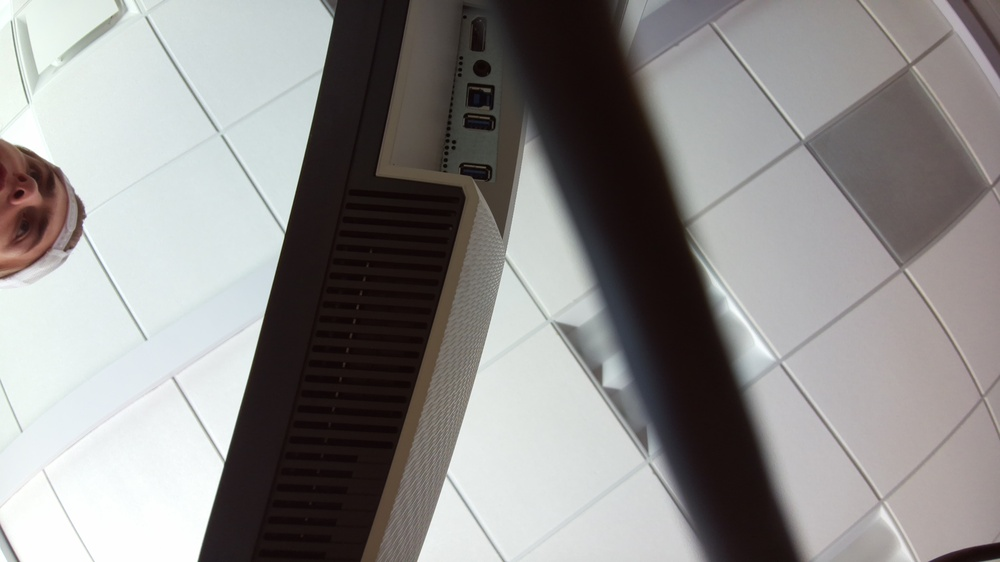
#> input picture ImageProcessing/parking_lot_pic.jpg, 1000 x 562 px, shrunk from 4608 x 2592 before the run, found by its file name
$ python main.py
#> lines starting #> are read from the running program, lines starting #| are printed output that depends on the picture; after the words box and inside, x2 and y2 are one past the last pixel; in counts of white or black regions, pixels touching at a corner belong together
### ImageProcessing/setup.py
import cv2
import pickle
import numpy as np
import os

filepath = 'ImageProcessing/parking_lot_pic.jpg'
points = []

# [61 lines left out: functions mark_points, draw_polygons, set_spots, show_spots, not called in this run]

def grab_pic(filepath):
#> in main, img is the input picture: shape (562, 1000, 3); mean B, G, R 138.8, 139.9, 141.9
    result = os.system(f"libcamera-still -o {filepath}")
    if result != 0:
        print_error("Failed to capture image with libcamera-still.")

# [41 lines left out: functions print_error, print_success, print_welcome, setup, not called in this run]


# [9 lines that do not run on import are left out]

### ImageProcessing/main.py
import cv2
import pickle
import cvzone
import numpy as np
import time
from setup import *

def check_parking_space(img, proc_img, poly):
    spaces = 0
    for polygon in poly:
        pts = np.array(polygon, np.int32)
        pts = pts.reshape((-1, 1, 2))

        # Find the bounding rectangle around the polygon
        x, y, w, h = cv2.boundingRect(pts)

        # Crop the original image using the bounding box
        cropped_img = proc_img[y:y+h, x:x+w]

        # Create an empty mask
        mask = np.zeros_like(cropped_img)

        # Fill the polygon with white color (255) on the mask
        cv2.fillPoly(mask, [pts - (x, y)], (255, 255, 255))

        # Apply the mask to the cropped image using bitwise AND operation
        cropped_img = cv2.bitwise_and(cropped_img, mask)

        count = cv2.countNonZero(cropped_img)
        cvzone.putTextRect(img, str(count), (x + int(w/2.5), y + h - 5), scale=2, thickness=1, offset=2)

        if count < 1000:
            color = (0, 255, 0)
            thickness = 5
            spaces += 1
        else:
            color = (0, 0, 255)
            thickness = 2
        cv2.polylines(img, [pts], True, color, thickness)

    counter = str(spaces) + "/" + str(len(poly))
    h, w = img.shape[:2]
    cvzone.putTextRect(img, counter, (w//2, 50), scale=3)

    return counter

def process_image(img):
    imgGray = cv2.cvtColor(img, cv2.COLOR_BGR2GRAY)
    imgBlur = cv2.GaussianBlur(imgGray, (3, 3), 1)
    imgThreshold = cv2.adaptiveThreshold(
        imgBlur, 255, cv2.ADAPTIVE_THRESH_GAUSSIAN_C, cv2.THRESH_BINARY_INV, 25, 16)
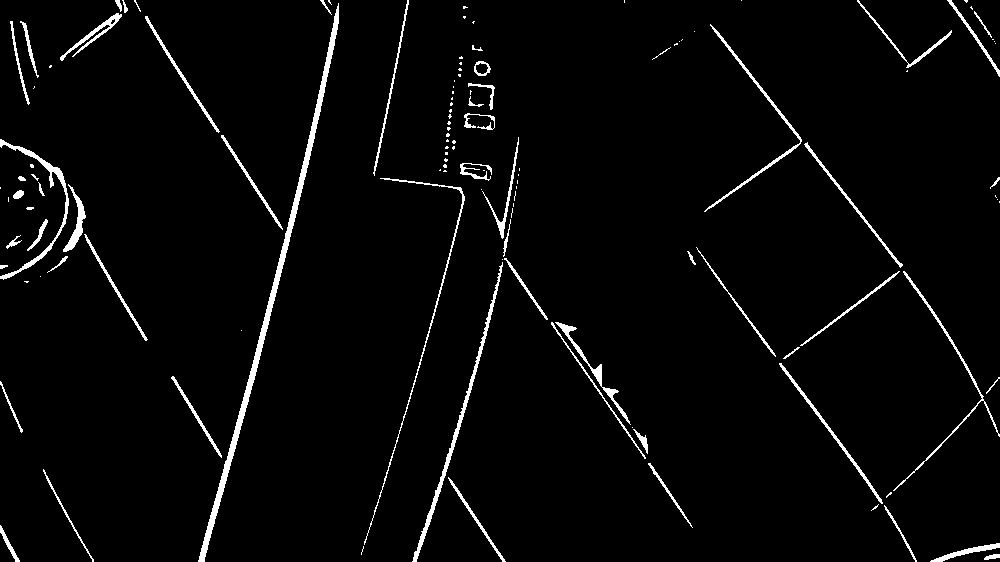
#> imgThreshold: shape (562, 1000); 3.1% white; 125 white regions (67 under 20 px), largest, box (x1, y1, x2, y2) and area: (198, 3, 339, 562) 3255, (412, 262, 503, 562) 1173, (0, 139, 69, 280) 875
    imgMedian = cv2.medianBlur(imgThreshold, 7)
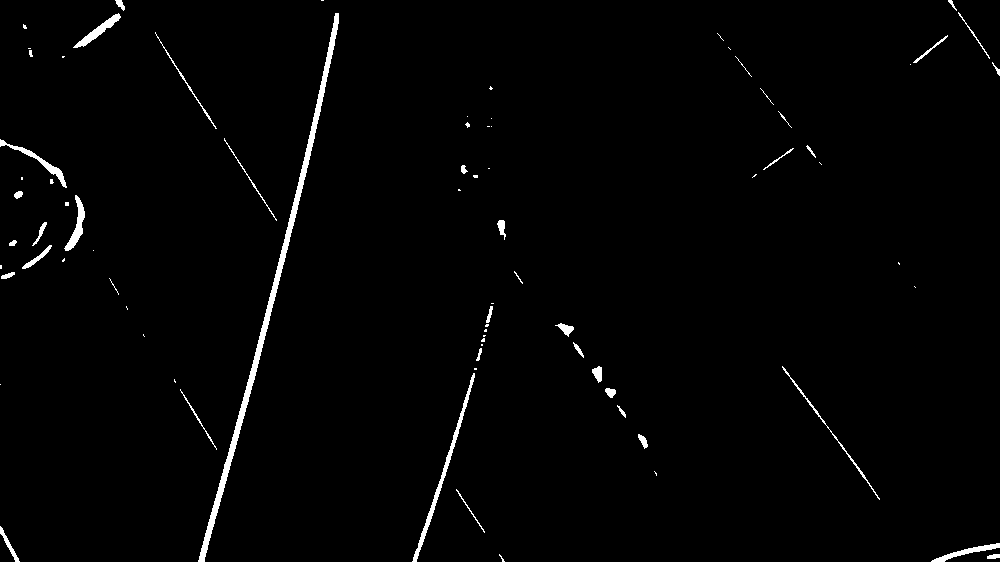
#> imgMedian: shape (562, 1000); 1.5% white; 80 white regions (41 under 20 px), largest, box (x1, y1, x2, y2) and area: (198, 13, 339, 562) 3234, (412, 373, 475, 562) 786, (0, 139, 67, 188) 404
    kernel = np.ones((3, 3), np.int8)
    imgDilate = cv2.dilate(imgMedian, kernel, iterations=2)
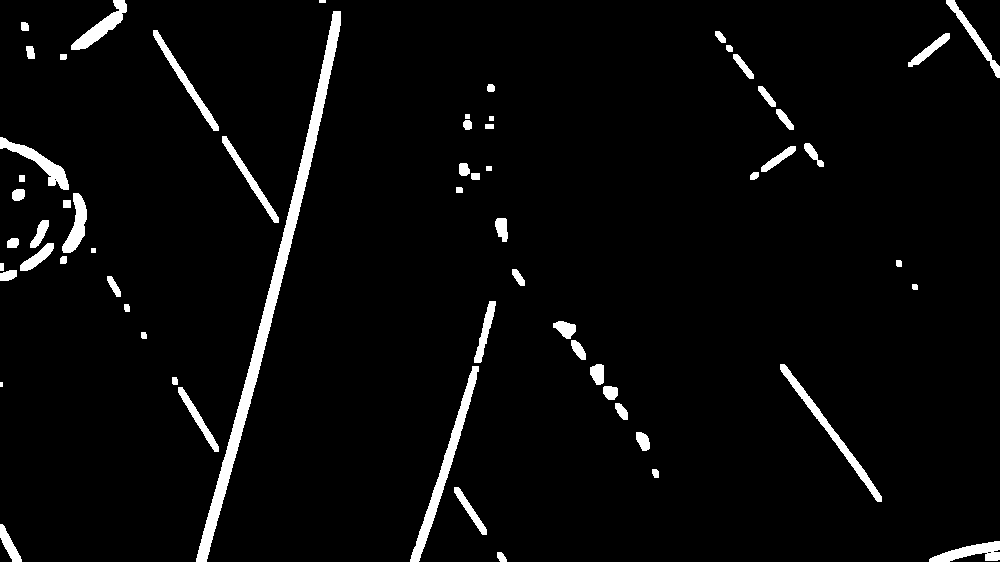
#> imgDilate: shape (562, 1000); 3.9% white; 63 white regions (1 under 20 px), largest, box (x1, y1, x2, y2) and area: (196, 11, 341, 562) 5988, (410, 366, 479, 562) 1829, (780, 364, 882, 502) 1232
    return imgDilate

def main():
    # Capture a single image
    grab_pic('ImageProcessing/parking_lot_pic.jpg')

    # Load the image
    img = cv2.imread('ImageProcessing/parking_lot_pic.jpg')
    if img is None:
        print("Error: Could not read image.")
        return

    # Process the image
    img_proc = process_image(img)

    # Load the spot data
#> (the run stopped early here; a loop or call above may not have finished)

$ run again, with ImageProcessing/frame.png saved as ImageProcessing/parking_lot_pic.jpg
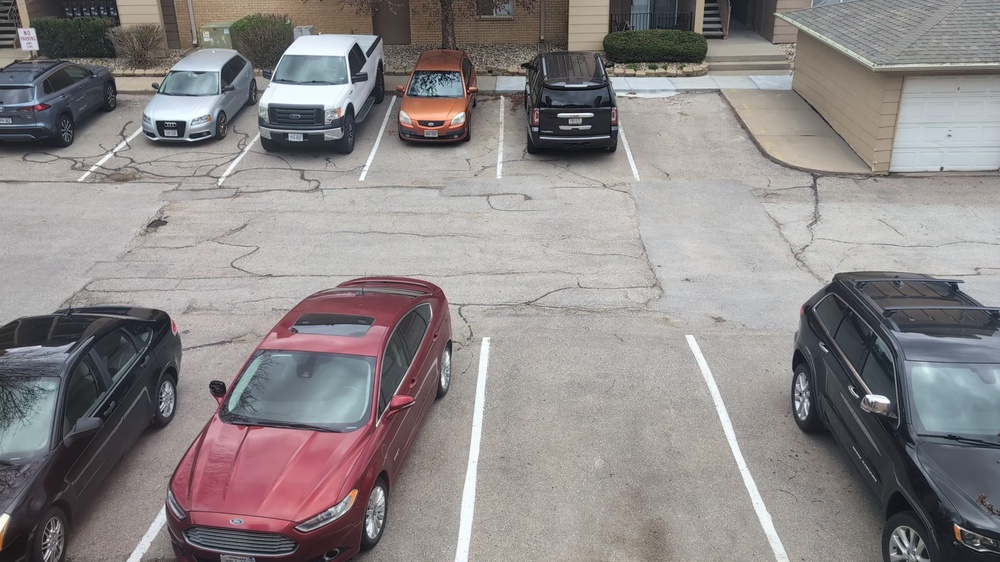
#> input picture ImageProcessing/frame.png, 1000 x 562 px, shrunk from 1920 x 1080 before the run, found by its file name
#> in main, img is the input picture: shape (562, 1000, 3); mean B, G, R 135.9, 135.8, 140.7
#> in process_image, `imgThreshold = cv2.adaptiveThreshold( imgBlur, 255, cv2.ADAPTIVE_THRES..`:
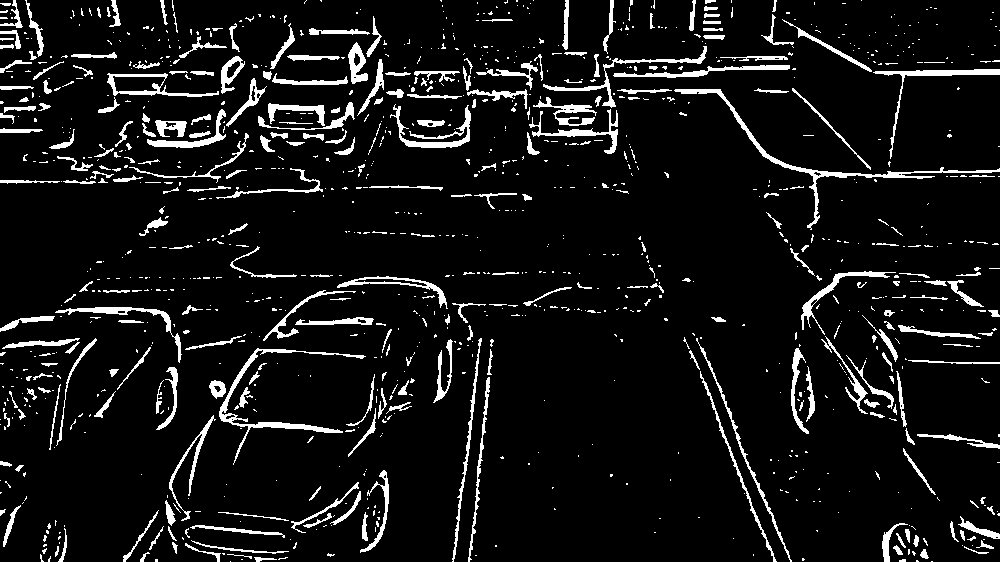
#> imgThreshold: shape (562, 1000); 7.9% white; 1142 white regions (857 under 20 px), largest, box (x1, y1, x2, y2) and area: (674, 89, 1000, 230) 1636, (219, 348, 366, 465) 1313, (390, 104, 471, 148) 829
#> imgMedian: shape (562, 1000); 3.7% white; 296 white regions (117 under 20 px), largest, box (x1, y1, x2, y2) and area: (679, 89, 849, 181) 910, (210, 351, 259, 423) 663, (401, 110, 471, 148) 584
#> in process_image, `imgDilate = cv2.dilate(imgMedian, kernel, iterations=2)`:
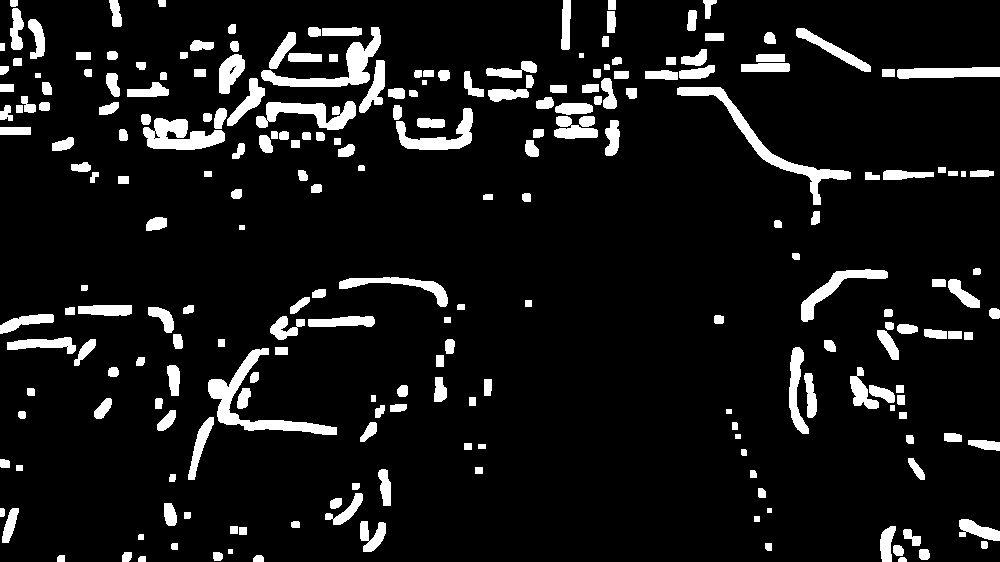
#> imgDilate: shape (562, 1000); 9% white; 232 white regions, largest, box (x1, y1, x2, y2) and area: (208, 348, 337, 435) 2257, (677, 87, 851, 205) 2165, (261, 27, 381, 87) 1837

$ run again, with ImageProcessing/scanned_img.png saved as ImageProcessing/parking_lot_pic.jpg
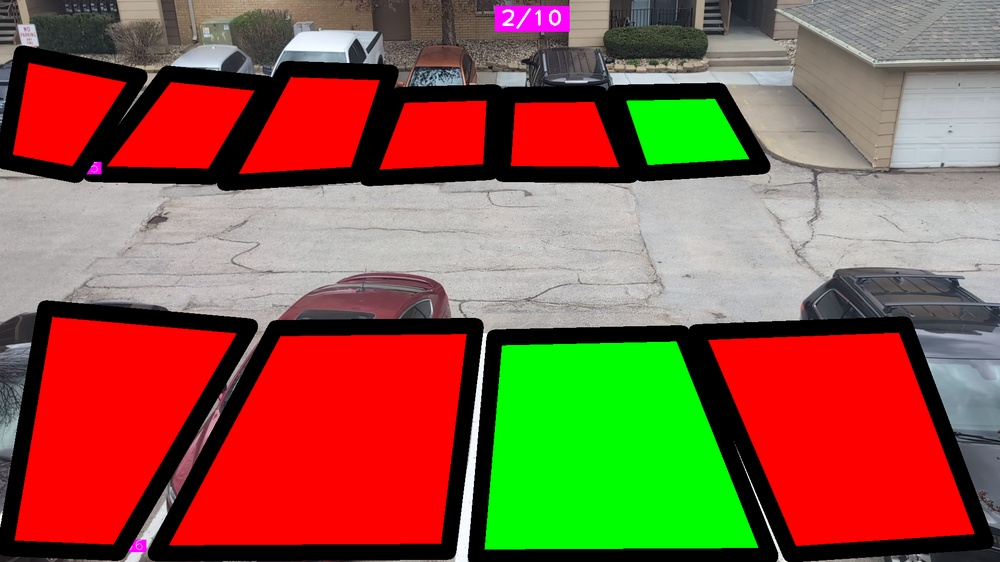
#> input picture ImageProcessing/scanned_img.png, 1000 x 562 px, shrunk from 1920 x 1080 before the run, found by its file name
#> in main, img is the input picture: shape (562, 1000, 3); mean B, G, R 69.7, 92.9, 141.1
#> in process_image, `imgThreshold = cv2.adaptiveThreshold( imgBlur, 255, cv2.ADAPTIVE_THRES..`:
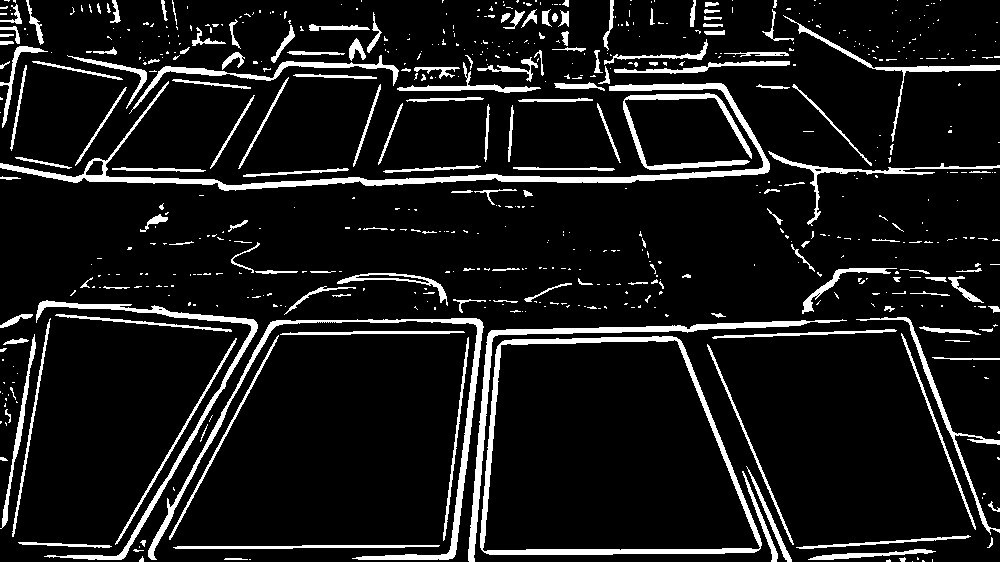
#> imgThreshold: shape (562, 1000); 9.7% white; 637 white regions (468 under 20 px), largest, box (x1, y1, x2, y2) and area: (0, 81, 770, 191) 5933, (480, 336, 762, 555) 4496, (148, 318, 484, 560) 3858
#> imgMedian: shape (562, 1000); 5.8% white; 150 white regions (52 under 20 px), largest, box (x1, y1, x2, y2) and area: (468, 320, 806, 562) 6233, (0, 83, 770, 191) 5595, (37, 301, 258, 560) 2635
#> in process_image, `imgDilate = cv2.dilate(imgMedian, kernel, iterations=2)`:
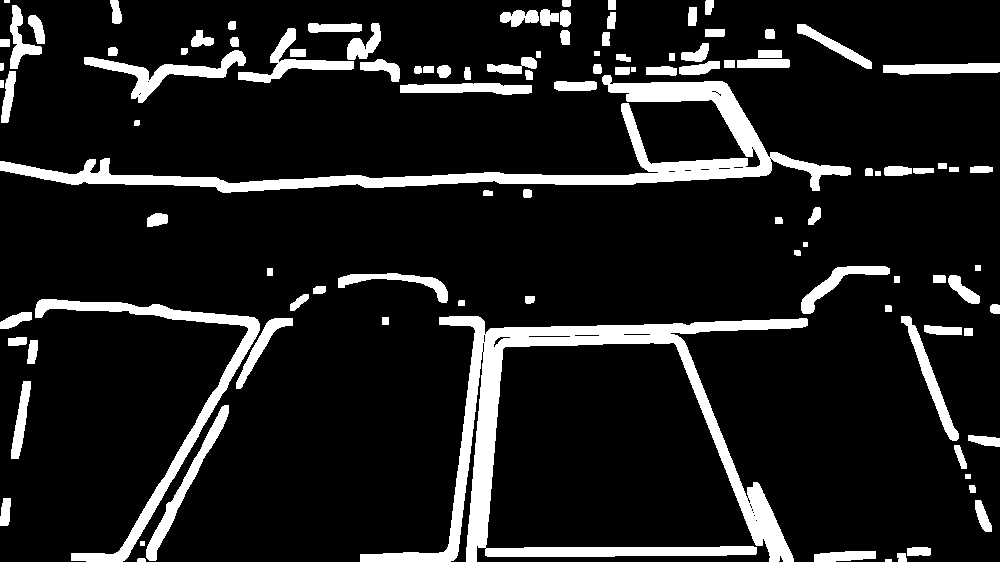
#> imgDilate: shape (562, 1000); 11.9% white; 107 white regions (1 under 20 px), largest, box (x1, y1, x2, y2) and area: (360, 316, 808, 562) 19051, (0, 75, 851, 193) 14182, (35, 299, 260, 562) 5344
